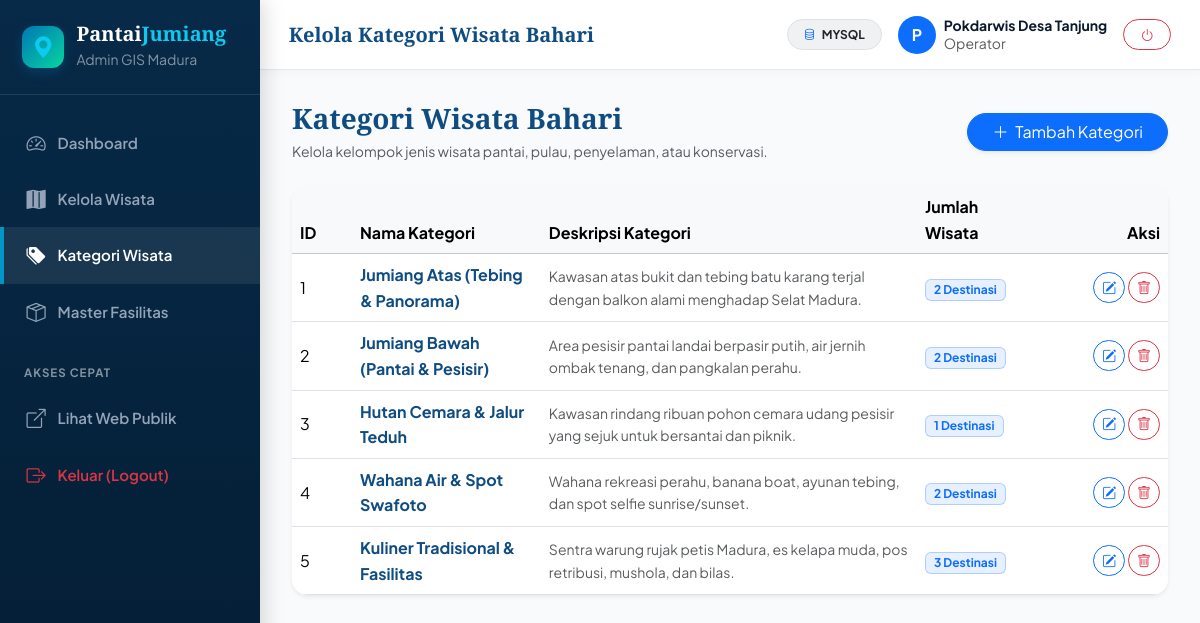
Page /admin/kategori.php (signed in) on the committed database.
### tables this page shows
CREATE TABLE `kategori_wisata` (
  `id_kategori` INT AUTO_INCREMENT PRIMARY KEY,
  `nama_kategori` VARCHAR(100) NOT NULL,
  `deskripsi` TEXT NULL
);

### admin/kategori.php (the view, shortened to what this page needs)
<?php
$db = getDB();
$stmt = $db->query("
    SELECT k.*, COUNT(w.id_wisata) AS total_wisata
    FROM kategori_wisata k
    LEFT JOIN wisata w ON k.id_kategori = w.id_kategori
    GROUP BY k.id_kategori, k.nama_kategori, k.deskripsi
    ORDER BY k.id_kategori ASC
");
$kategoriList = $stmt->fetchAll();
include __DIR__ . '/../includes/admin_header.php';
?>
<div class="d-flex justify-content-between align-items-center mb-4 flex-wrap gap-2">
    <div>
        <h3 class="font-serif fw-bold text-ocean-primary mb-1">Kategori Wisata Bahari</h3>
        <p class="text-muted small mb-0">Kelola kelompok jenis wisata pantai, pulau, penyelaman, atau konservasi.</p>
    </div>
    <button type="button" class="btn btn-primary rounded-pill px-4 shadow-sm" onclick="window.openAddKategoriModal()">
        <i class="bi bi-plus-lg me-1"></i> Tambah Kategori
    </button>
</div>
<div class="card border-0 shadow-sm rounded-4 overflow-hidden">
    <div class="table-responsive">
        <table class="table table-hover align-middle mb-0">
            <thead class="table-light">
                <tr>
                    <th style="width: 60px;">ID</th>
                    <th>Nama Kategori</th>
                    <th>Deskripsi Kategori</th>
                    <th>Jumlah Wisata</th>
                    <th class="text-end" style="width: 140px;">Aksi</th>
                </tr>
            </thead>
            <tbody>
                <?php if (empty($kategoriList)): ?>
                    <tr>
                        <td colspan="5" class="text-center py-5 text-muted">Belum ada data kategori.</td>
                    </tr>
                <?php else: ?>
                    <?php foreach ($kategoriList as $k): ?>
                        <tr>
                            <td><?= $k['id_kategori'] ?></td>
                            <td class="fw-bold text-ocean-primary"><?= htmlspecialchars($k['nama_kategori']) ?></td>
                            <td class="text-muted small"><?= htmlspecialchars($k['deskripsi'] ?: '-') ?></td>
                            <td>
                                <span class="badge bg-primary bg-opacity-10 text-primary border border-primary border-opacity-25 px-2 py-1">
                                    <?= $k['total_wisata'] ?> Destinasi
                                </span>
                            </td>
                            <td class="text-end">
                                <button type="button" onclick="window.editKategori(<?= $k['id_kategori'] ?>, '<?= htmlspecialchars(addslashes($k['nama_kategori'])) ?>', '<?= htmlspecialchars(addslashes($k['deskripsi'] ?? '')) ?>')" class="btn btn-sm btn-outline-primary rounded-pill px-2">
                                    <i class="bi bi-pencil-square"></i>
                                </button>
                                <button type="button" onclick="window.deleteKategori(<?= $k['id_kategori'] ?>, '<?= htmlspecialchars(addslashes($k['nama_kategori'])) ?>')" class="btn btn-sm btn-outline-danger rounded-pill px-2">
                                    <i class="bi bi-trash"></i>
                                </button>
                            </td>
                        </tr>
                    <?php endforeach; ?>
                <?php endif; ?>
            </tbody>
        </table>
    </div>
</div>
<?php include __DIR__ . '/../includes/admin_footer.php'; ?>

### assets/css/style.css (style rules this page uses)
:root { --font-main: 'Plus Jakarta Sans', system-ui, -apple-system, sans-serif; --font-serif: 'Playfair Display', Georgia, serif; --ocean-900: #041c32; --ocean-800: #062846; --ocean-700: #0a3d62; --ocean-600: #0f4c81; --ocean-500: #0077b6; --ocean-400: #0096c7; --ocean-300: #48cae4; --ocean-200: #90e0ef; --ocean-100: #ade8f4; --ocean-50: #e0f7fa; --ocean-bg: #f4f9fd; --seafoam: #06d6a0; --coral: #ff6b6b; --sand: #fdfbf7; --gold: #f59e0b; --dark: #0b192c; --text-muted:#64748b; --border-light: rgba(15, 76, 129, 0.12); --glass-bg: rgba(255, 255, 255, 0.82); --glass-border: rgba(255, 255, 255, 0.6); --glass-shadow: 0 10px 30px rgba(4, 28, 50, 0.08); --radius-sm: 8px; --radius-md: 14px; --radius-lg: 20px; --radius-xl: 28px; --transition: all 0.28s cubic-bezier(0.4, 0, 0.2, 1); }
* { box-sizing: border-box; }
body { font-family: var(--font-main); background-color: var(--ocean-bg); color: var(--dark); line-height: 1.6; overflow-x: hidden; }
h1, h2, h3, .font-serif { font-family: var(--font-serif); }
.text-ocean-primary { color: var(--ocean-600) !important; }

### assets/css/admin.css (style rules this page uses)
:root { --admin-sidebar-width: 260px; --admin-header-height: 70px; --admin-primary: #0f4c81; --admin-primary-dark: #072a48; --admin-accent: #0096c7; --admin-bg: #f8fafc; }
body.admin-body { background-color: var(--admin-bg); min-height: 100vh; }

### rows in the picture
kategori_wisata: id_kategori "1", nama_kategori "Jumiang Atas (Tebing & Panorama)", deskripsi "Kawasan atas bukit dan tebing batu karang terjal dengan balkon alami menghadap Selat Madura.", total_wisata "2"
kategori_wisata: id_kategori "2", nama_kategori "Jumiang Bawah (Pantai & Pesisir)", deskripsi "Area pesisir pantai landai berpasir putih, air jernih ombak tenang, dan pangkalan perahu.", total_wisata "2"
kategori_wisata: id_kategori "3", nama_kategori "Hutan Cemara & Jalur Teduh", deskripsi "Kawasan rindang ribuan pohon cemara udang pesisir yang sejuk untuk bersantai dan piknik.", total_wisata "1"
kategori_wisata: id_kategori "4", nama_kategori "Wahana Air & Spot Swafoto", deskripsi "Wahana rekreasi perahu, banana boat, ayunan tebing, dan spot selfie sunrise/sunset.", total_wisata "2"
kategori_wisata: id_kategori "5", nama_kategori "Kuliner Tradisional & Fasilitas", deskripsi "Sentra warung rujak petis Madura, es kelapa muda, pos retribusi, mushola, dan bilas.", total_wisata "3"

### other values in the picture
$pageTitle "Kelola Kategori Wisata Bahari"
getDBDriver() "MYSQL"
substr($userName, 0, 1) "P"
$userName "Pokdarwis Desa Tanjung"
$userRole "Operator"
